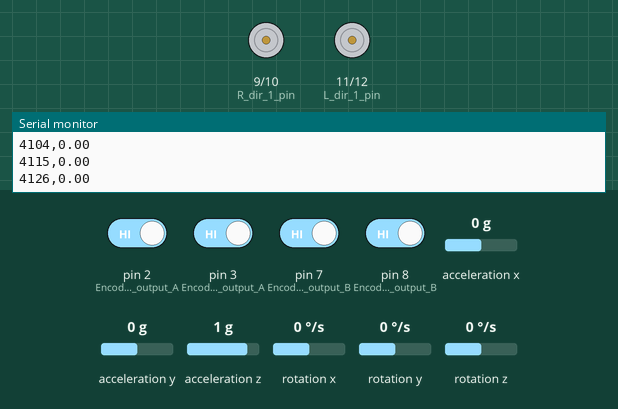
Recording of a sketch running on a simulated Arduino Uno, built with avr-gcc and run on an emulated ATmega328P. Shown: motor-driver pin pairs drawn as motors (green arrow = first pin HIGH = forward, orange = second pin HIGH = backward, longer = more drive, scaled by the enable pin), the last lines printed to the serial monitor. Inputs (shaded band) come from the test bench; at power-on: pin 2 (Encoder_L_output_A), pin 3 (Encoder_R_output_A), pin 7 (Encoder_R_output_B), pin 8 (Encoder_L_output_B) HIGH, acceleration y 0 g, acceleration x 0 g, acceleration z 1 g, rotation x 0 °/s, rotation y 0 °/s, rotation z 0 °/s.

Above: at 4.2 s.
4.3 s: acceleration y set to -1.4 g
At 5.5 s:
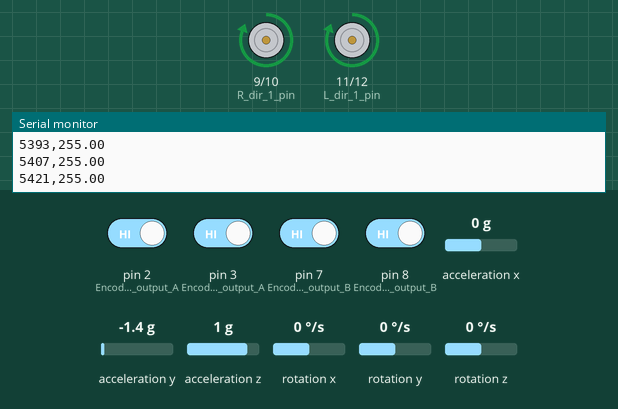
5.8 s: acceleration y set to 0.1 g
At 7.2 s:
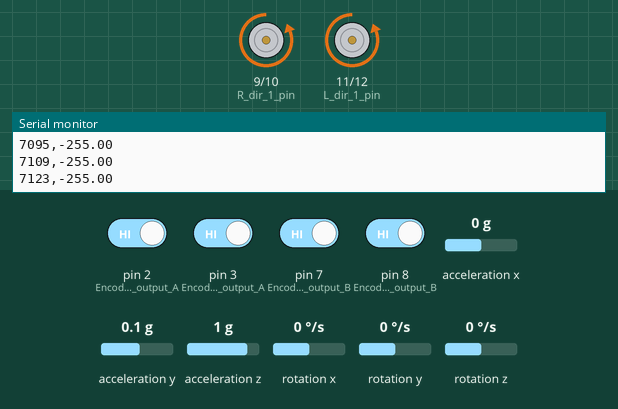
7.6 s: acceleration x set to -1.4 g
At 7.77 s:
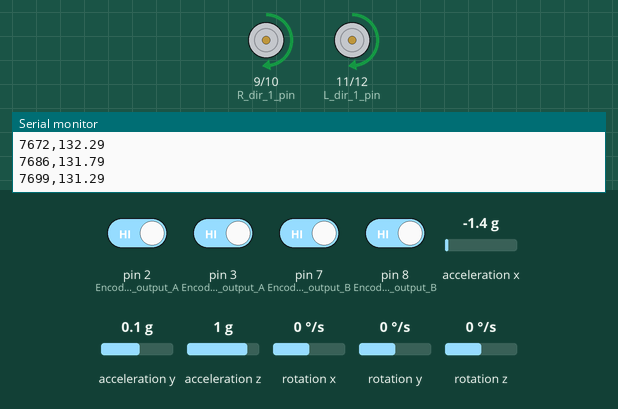
10.6 s: acceleration z set to -0.8 g
At 11.1 s:
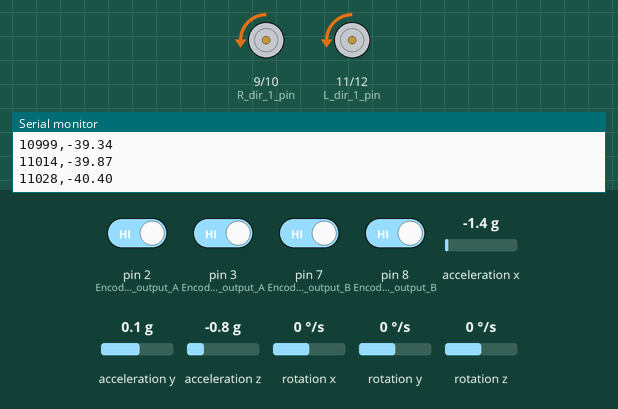
13.6 s: acceleration x set to -0.8 g
15.1 s: acceleration z set to -1.4 g
Timing chart, 0 to 18.1 s (numbered marks = the images above; inputs shaded):
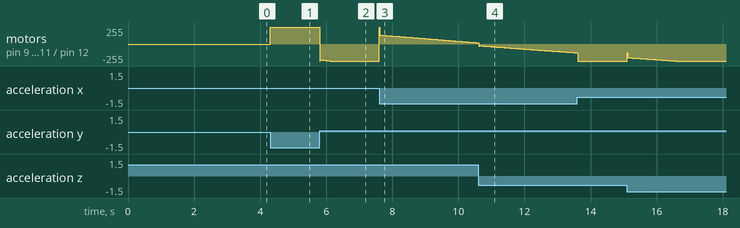

Measured:
- after the input at 4.3 s, motor on pin 9 (R_dir_1_pin) / pin 10 (R_dir_2_pin), motor on pin 11 (L_dir_1_pin) / pin 12 (L_dir_2_pin): stopped → forward 255/255 at once

The sketch:

self_balancing_arduino_code.ino
```cpp
#include "PinChangeInterrupt.h"
#include <MPU6050_tockn.h>
#include <Wire.h>

MPU6050 mpu6050(Wire);

#define Encoder_R_output_B 7
#define Encoder_L_output_B 8

#define Encoder_R_output_A 3
#define Encoder_L_output_A 2

#define R_speed_pin 6
#define R_dir_1_pin 9
#define R_dir_2_pin 10

#define L_speed_pin 5
#define L_dir_1_pin 11
#define L_dir_2_pin 12

int right_count = 0;
int left_count = 0;

int pwm = 255;

// PID parameters
float error;
float set_point = 0.0;
double integral_term = 0;
double derivative_term = 0;
double proportional_term = 0;
double previous_error = 0;
double output;

float Kp = 200;
float Ki = 15;
float Kd = 0.5;

double sample_time = 10; // Sample time in milliseconds
unsigned long last_time = 0;

void setup() {
  Serial.begin(9600);
  Wire.begin();
  mpu6050.begin();
  mpu6050.calcGyroOffsets(true);

  pinMode(Encoder_R_output_A, INPUT);
  pinMode(Encoder_L_output_A, INPUT);
  pinMode(Encoder_R_output_B, INPUT_PULLUP);
  pinMode(Encoder_L_output_B, INPUT_PULLUP);

  pinMode(R_speed_pin, OUTPUT);
  pinMode(R_dir_1_pin, OUTPUT);
  pinMode(R_dir_2_pin, OUTPUT);

  pinMode(L_speed_pin, OUTPUT);
  pinMode(L_dir_1_pin, OUTPUT);
  pinMode(L_dir_2_pin, OUTPUT);

  attachPCINT(digitalPinToPCINT(Encoder_R_output_B), do_right_motor, CHANGE);
  attachPCINT(digitalPinToPCINT(Encoder_L_output_B), do_left_motor, CHANGE);

  attachInterrupt(digitalPinToInterrupt(Encoder_R_output_A), do_right_motor, RISING);
  attachInterrupt(digitalPinToInterrupt(Encoder_L_output_A), do_left_motor, RISING);

  Serial.println("Setup complete");
}

void loop() {
  unsigned long current_time = millis();
  if (current_time - last_time >= sample_time) {
    last_time = current_time;
    float x = ReadGyro();
    double res = PID_Control(set_point, x);


    res = constrain(res, -pwm, pwm);

    int speed = abs(res);
    int direction = res > 0 ? 1 : -1;
    MoveMotor_R(speed, direction);
    MoveMotor_L(speed, direction);
    Serial.print(current_time);
    Serial.print(",");
    Serial.println(res);
  }
}

void do_right_motor() {
  int b = digitalRead(Encoder_R_output_B);
  if (b > 0) {
    right_count--;
  } else {
    right_count++;
  }
}

void do_left_motor() {
  int b = digitalRead(Encoder_L_output_B);
  if (b > 0) {
    left_count++;
  } else {
    left_count--;
  }
}

float ReadGyro() {
  mpu6050.update();
  float angle_x = mpu6050.getAngleX();
  return angle_x;
}

void MoveMotor_R(int speed, int dir) {
  if (dir == 1) { // forward
    digitalWrite(R_dir_1_pin, HIGH);
    digitalWrite(R_dir_2_pin, LOW);
  } else { // reverse
    digitalWrite(R_dir_1_pin, LOW);
    digitalWrite(R_dir_2_pin, HIGH);
  }
  analogWrite(R_speed_pin, speed);
}

void MoveMotor_L(int speed, int dir) {
  if (dir == 1) { // forward
    digitalWrite(L_dir_1_pin, HIGH);
    digitalWrite(L_dir_2_pin, LOW);
  } else { // reverse
    digitalWrite(L_dir_1_pin, LOW);
    digitalWrite(L_dir_2_pin, HIGH);
  }
  analogWrite(L_speed_pin, speed);
}

double PID_Control(float set_point, float feedback) {
  error = set_point - feedback;
  proportional_term = Kp * error;
  integral_term += Ki * error * sample_time / 1000.0;
  derivative_term = Kd * (error - previous_error) / (sample_time / 1000.0);
  output = proportional_term + integral_term + derivative_term;
  previous_error = error;
  return output;
}
```
